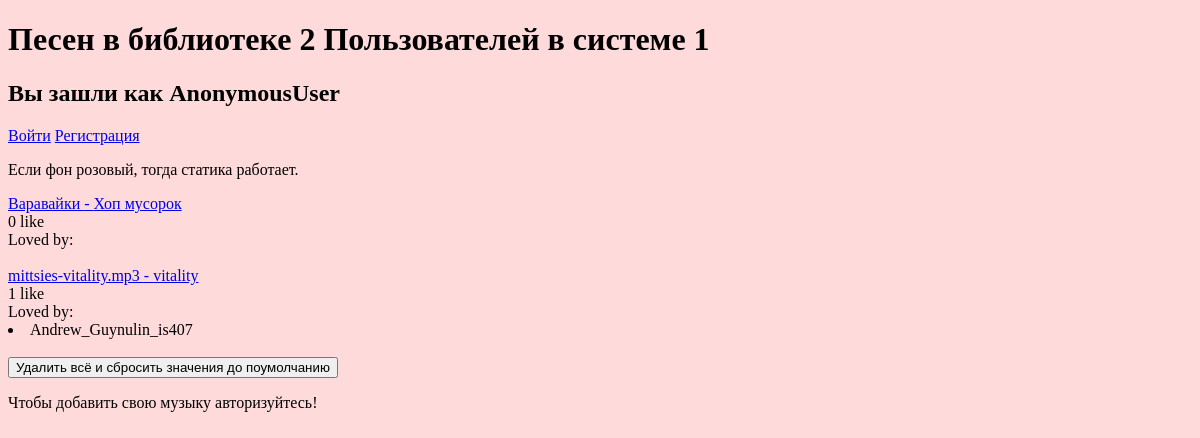
The app's page /, older data.
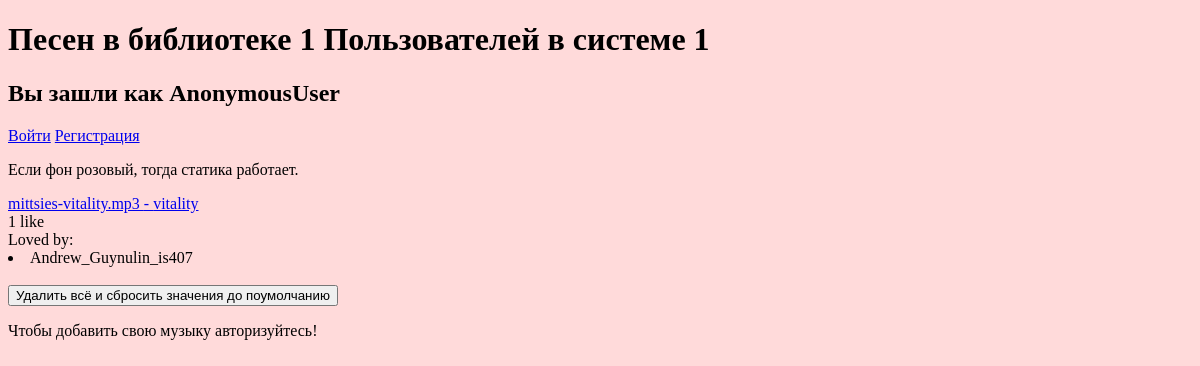
The same page, newer data.
### music/models.py (models this page shows)
class Song(models.Model):
    title = models.CharField(max_length=128)
    artist = models.CharField(max_length=128)
    path_to_file = models.FileField(upload_to='static/')
    favorite_by = models.ManyToManyField(User, related_name='favorite_song')

### music/views.py (the view, shortened to what this page needs)
# urls.py: path('', listmusic.as_view(), name='main' ),
class listmusic(View):
    def get(self, request, *args, **kwargs):
        context = {'sosng': Song.objects.all(), 'user_c': User.objects.count(), 'isauth': request.user.is_authenticated}
        return render(request, 'index.html', context=context)

### templates/index.html (shortened to what this page needs)
<!DOCTYPE html>
{% load static %}
<html lang="ru">
<head>
    <link rel="stylesheet" type="text/css" href='{% static "test.css" %}' >
</head>
<body>
	<h1>Песен в библиотеке {{ sosng.count }} Пользователей в системе {{ user_c }}</h1>
    <h2>Вы зашли как {{ user }}</h2>
    {% if isauth %}
            {% csrf_token %}
            <input type="hidden" name="exit" value="1">
            <button type="submit">Выйти</button>
        </form>
    {% else %}
        <a href="{% url 'authorization'%}">Войти</a>
        <a href="{% url 'registration'%}">Регистрация</a>
    {% endif %}
	<p> Если фон розовый, тогда статика работает.</p>
    {% for  song in sosng %}
    <div>
    	<a href="{% url 'song' song.id %}">{{ song.artist }} - {{ song.title }}</h4></a>
	    <div>{{ song.favorite_by.count }} like <br> Loved by: {{ song.favorite_by.all|slice:5|unordered_list }}</div>
	    <br>
    </div>
    {% endfor %}
    <form action="{% url 'main' %}" method="post">
    	<button type="submit">Удалить всё и сбросить значения до поумолчанию</button>
    </form>
    {% if isauth %}
        <a href="{% url 'addmusic'%}">Добавить свою музыку</a>
    {% else %}
        <p>Чтобы добавить свою музыку авторизуйтесь!</p>
    {% endif %}
</body>
</html>

### static/test.css (style rules this page uses)
body { background-color: #FFDADA; }

Row changes from the older to the newer data that the page shows:
removed Song: artist "Варавайки", title "Хоп мусорок", favorite_by.count "0"
Text that changed along with them:
{{ sosng.count }}: "2" → "1"
